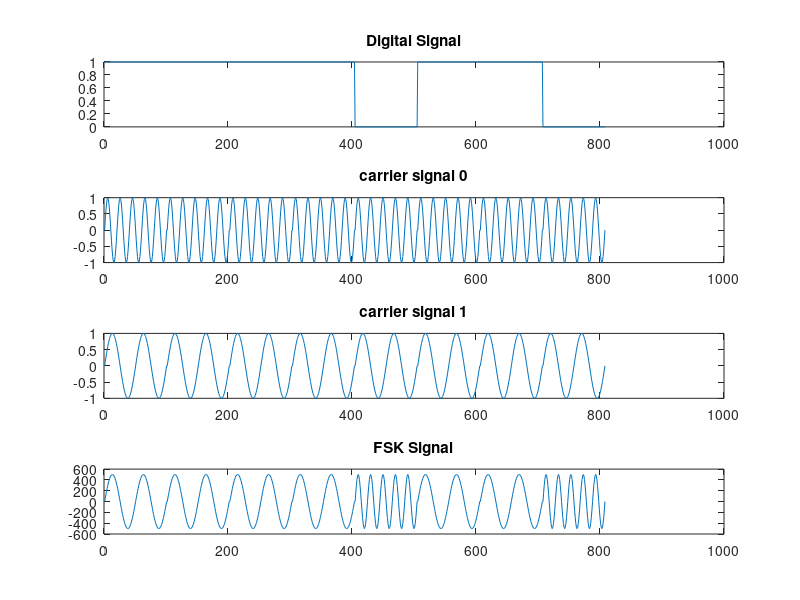

Source code (MATLAB):
clc;
clear; 

data = [1 1 1 1 0 1 1 0 ];
f1 = 2; % Frequency for bit 1
f0 = 5; % Frequency for bit 0
A=500;
t = 0:0.01:1; % Time for one bit

digital = [];
fsk_signal = [];
carrier_signal_1 = [];
carrier_signal_0 = [];

for i = 1:length(data)
    % Digital signal
    d = data(i) * ones(size(t));
    
    %carrier signals
    c1 = sin(2*pi*f1*t);
    c0 = sin(2*pi*f0*t);
    
    % FSK modulation
    if data(i) == 1
    y = A*c1; % High frequency for 1
    else
    y = A*c0; % Low frequency for 0
    end
    
    % Concatenate
    digital = [digital d];
    fsk_signal = [fsk_signal y];
    carrier_signal_1 = [carrier_signal_1 c1]
    carrier_signal_0 = [carrier_signal_0 c0]
end

% Plot
subplot(4,1,1)
plot(digital)
title('Digital Signal')

subplot(4,1,2)
plot(carrier_signal_0)
title('carrier signal 0')

subplot(4,1,3)
plot(carrier_signal_1)
title('carrier signal 1')

subplot(4,1,4)
plot(fsk_signal)
title('FSK Signal')
